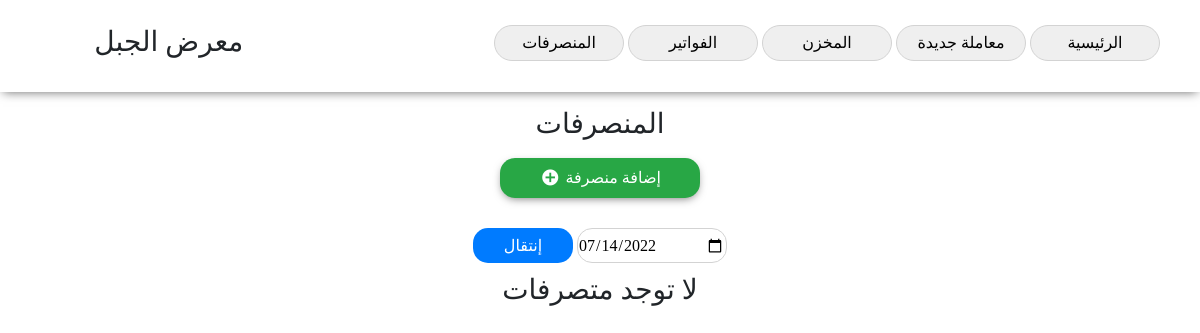
Before: /cuts (signed in) with the older database file.
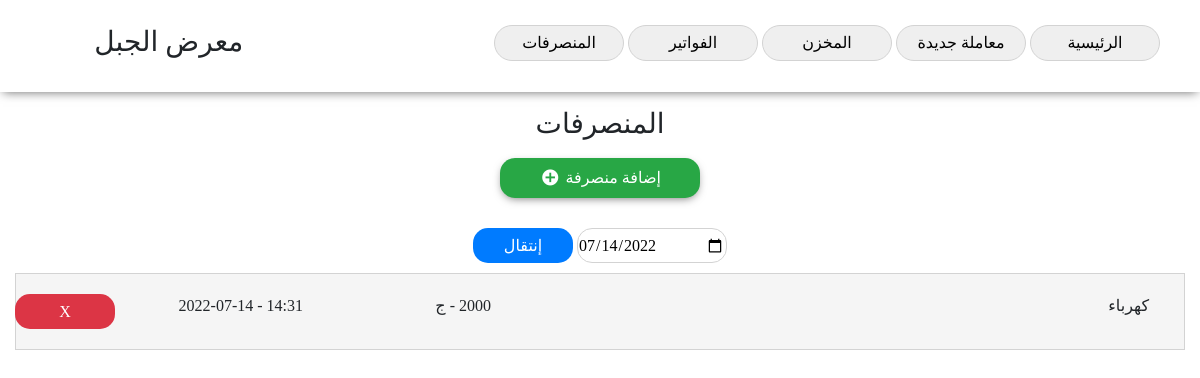
After: the same page with the newer database file.
### model.py (models this page shows)
class Cut(Model):
	title = CharField()
	price = IntegerField()
	date = CharField()
	month = CharField()
	year = CharField()
	time = CharField()
	class Meta:
		database = db

### app.py (the view)
@app.route('/cuts', methods=['GET', 'POST'])
def cuts():
	if not isLogedIn():
		return redirect(url_for('index'))
	datentime = str(dt.datetime.now())[0:10]
	year = str(dt.datetime.now())[0:4]
	month = str(dt.datetime.now())[5:7]
	if request.method == 'POST':
		print('inside method post')
		datentime = request.form['datentime']
		print(datentime)
		year = datentime[0:4]
		month = datentime[5:7]
	print(year, month)
	cuts = Cut.select().where((Cut.year == year) &  (Cut.month == month))
	print(cuts)
	return render_template('cuts.html', cuts=cuts, datentime=datentime)

### app.py (called while the page is built)
def isLogedIn():
	try:
		cookie = session['session']
		print(cookie)
		if int(cookie) > 0:
			return True
		else:
			return False
	except:
		return False

### templates/cuts.html (shortened to what this page needs)
<!DOCTYPE html>
<html>
<head>
	<link rel="stylesheet" type="text/css" href="/static/css/bootstrap.css">
	<link rel="stylesheet" type="text/css" href="/static/css/fontello.css">
	<link rel="stylesheet" type="text/css" href="/static/css/style.css">
</head>
<body>
	<center>
		<nav class="shadow row">
			<div class="col-9" style="text-align: right;">
				<button
					onclick="location.href='/home'">الرئيسية</button>
				<button
					onclick="location.href='/deal'"
					>معاملة جديدة</button>
				<button
					onclick="location.href='/store'"
					>المخزن</button>
				<button
					onclick="location.href='/pills'"
					>الفواتير</button>
				<button
					onclick="location.href='/cuts'"
					>المنصرفات</button>
			</div>
			<div class="col-3">
				<h3>معرض الجبل</h3>
			</div>
		</nav>
		<div class="store_container">
			<div>
				<h3>المنصرفات</h3>
			</div>
			<div>
				<button onclick="location.href='/newcut'" class="new_cut_button shadow"> إضافة منصرفة <i class="icon-plus-circle"></i></button>
			</div>
			<div class="pills_filtering_form">
				<form action="/cuts" method="POSt">
					<div class="pills_filtering_form_input">
						<input type="date" id="dateselector" value="{{ datentime }}" name="datentime">
						<button>إنتقال</button>
					</div>
				</form>
			</div>
			<div class="cuts_container">
				{% if cuts %}
					{% for cut in cuts %}
						<div class="cut_container row">
							<div class="col-7">
								{{ cut.title }}
							</div>
							<div class="col-2">
								{{ cut.price }} - ج
							</div>
							<div class="col-2">{{ cut.time }} - {{ cut.date }}</div>
							<div class="col-1">
								<button onclick="deleteCut({{ cut.id }})">X</button>
							</div>
						</div>
					{% endfor %}
				{% else %}
					<h3>لا توجد متصرفات</h3>
				{% endif %}
			</div>
		</div>
	</center>
</body>
</html>

Changed rows visible on the page:
now on this page (row edited): Cut: title "كهرباء", price "2000", date "2022-07-14"
Other visible differences:
text no longer shown: "لا توجد متصرفات"
